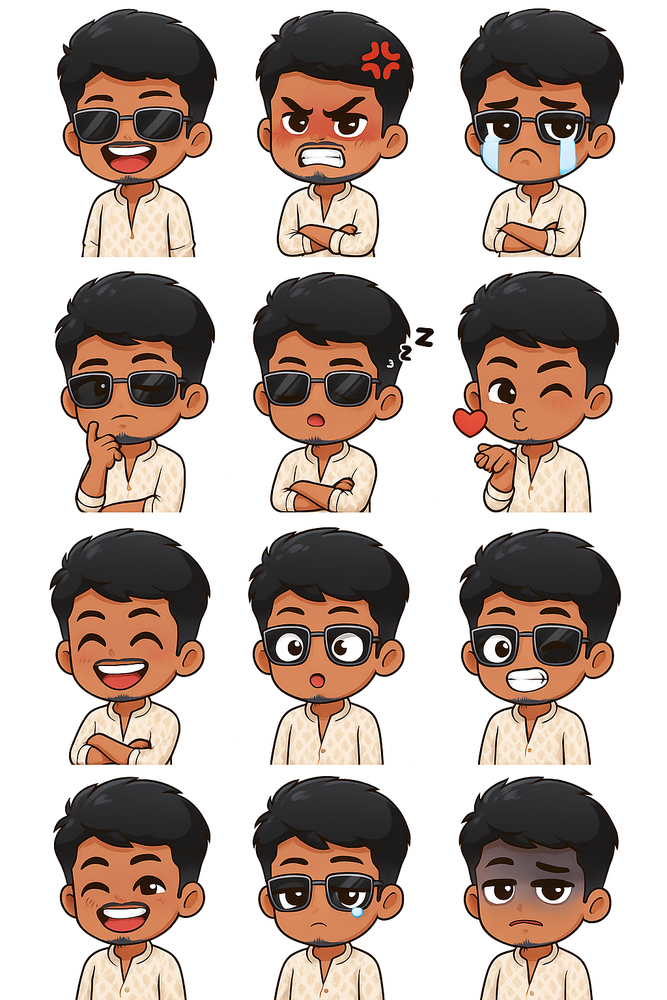
#> input picture image.png, 667 x 1000 px, shrunk from 1024 x 1536 before the run
$ python -i app.py   (imports and definitions only)
#> lines starting #> are read from the running program, lines starting #| are printed output that depends on the picture; after the words box and inside, x2 and y2 are one past the last pixel; in counts of white or black regions, pixels touching at a corner belong together
import streamlit as st
import os
import zipfile
import io
from PIL import Image, ImageFilter, ImageEnhance
import tempfile
import numpy as np
import cv2

# [266 lines left out: functions cut_stickers, create_zip_file, show_home_page, show_sticker_cutter, not called in this run]

def detect_grid_lines_improved(image):
    """
    Improved grid line detection using Hough Line Transform
    """
    img_array = np.array(image)
    gray = cv2.cvtColor(img_array, cv2.COLOR_RGB2GRAY)

    # Apply stronger blur to reduce noise
    blurred = cv2.GaussianBlur(gray, (5, 5), 0)

    # Use adaptive threshold for better edge detection
    edges = cv2.Canny(blurred, 30, 80, apertureSize=3)

    # Detect lines using Hough Line Transform
    lines = cv2.HoughLines(edges, 1, np.pi/180, threshold=int(min(image.size) * 0.3))

    h_lines = []
    v_lines = []

    if lines is not None:
        for line in lines:
            rho, theta = line[0]

            # Check if line is horizontal (theta close to 0 or pi)
            if abs(theta) < 0.1 or abs(theta - np.pi) < 0.1:
                y = int(rho / np.sin(theta)) if abs(np.sin(theta)) > 0.1 else int(rho)
                if 10 < y < image.size[1] - 10:  # Avoid edges
                    h_lines.append(y)

            # Check if line is vertical (theta close to pi/2)
            elif abs(theta - np.pi/2) < 0.1:
                x = int(rho / np.cos(theta)) if abs(np.cos(theta)) > 0.1 else int(rho)
                if 10 < x < image.size[0] - 10:  # Avoid edges
                    v_lines.append(x)

    return h_lines, v_lines

def analyze_grid_structure(image):
    """
    Dynamic grid analysis using multiple detection methods
    Returns: cols, rows, margin_x, margin_y
    """
    width, height = image.size

    # Method 1: Pattern repetition analysis
    try:
        pattern_cols, pattern_rows = detect_repeating_patterns(image)
    except Exception:
        pattern_cols, pattern_rows = 3, 3

    # Method 2: Content distribution analysis
    try:
        content_cols, content_rows = analyze_content_distribution(image)
    except Exception:
        content_cols, content_rows = 3, 3

    # Method 3: Line detection
    try:
        h_lines, v_lines = detect_grid_lines_improved(image)
        h_lines = [line for line in h_lines if 30 < line < height - 30]
        v_lines = [line for line in v_lines if 30 < line < width - 30]
        h_lines = sorted(list(set(h_lines)))
        v_lines = sorted(list(set(v_lines)))

        line_rows = len(h_lines) + 1 if 1 <= len(h_lines) <= 6 else 0
        line_cols = len(v_lines) + 1 if 1 <= len(v_lines) <= 6 else 0
    except Exception:
        line_rows, line_cols = 0, 0
        h_lines, v_lines = [], []

    # Combine results with voting system
    candidates = []
    if 2 <= pattern_cols <= 6 and 2 <= pattern_rows <= 6:
        candidates.append((pattern_cols, pattern_rows, "pattern"))
    if 2 <= content_cols <= 6 and 2 <= content_rows <= 6:
        candidates.append((content_cols, content_rows, "content"))
    if line_cols > 0 and line_rows > 0:
        candidates.append((line_cols, line_rows, "lines"))

    # Choose the most common result, or best one if no consensus
    if candidates:
        # Count votes for each grid size
        vote_count = {}
        for cols, rows, method in candidates:
            key = (cols, rows)
            if key not in vote_count:
                vote_count[key] = []
            vote_count[key].append(method)

        # Find the grid size with most votes
        best_key = max(vote_count.keys(), key=lambda k: len(vote_count[k]))
        cols, rows = best_key
        detection_methods = vote_count[best_key]
    else:
        # Fallback to aspect ratio if all methods fail
        cols, rows = fallback_aspect_ratio_analysis(width, height)
        detection_methods = ["fallback"]

    # Calculate margins
    if h_lines and v_lines:
        margin_y = min(h_lines[0] // 2, (height - h_lines[-1]) // 2, 50)
        margin_x = min(v_lines[0] // 2, (width - v_lines[-1]) // 2, 50)
    else:
        margin_x = max(5, min(30, width // (cols * 6)))
        margin_y = max(5, min(30, height // (rows * 6)))

    return cols, rows, int(margin_x), int(margin_y), detection_methods

# [38 lines left out: function fallback_aspect_ratio_analysis, not called in this run]

def detect_repeating_patterns(image):
    """
    Analyze image to detect repeating patterns that indicate grid structure
    """
    img_array = np.array(image)
    gray = cv2.cvtColor(img_array, cv2.COLOR_RGB2GRAY)
    height, width = gray.shape

    # Analyze horizontal patterns (to find rows)
    row_means = []
    for y in range(height):
        row_mean = np.mean(gray[y, :])
        row_means.append(row_mean)

    # Analyze vertical patterns (to find columns)
    col_means = []
    for x in range(width):
        col_mean = np.mean(gray[:, x])
        col_means.append(col_mean)

    # Find periodic patterns in the means
    rows = find_periodic_pattern(row_means, height)
    cols = find_periodic_pattern(col_means, width)

    return cols, rows

def find_periodic_pattern(signal, dimension):
    """
    Find the most likely number of repetitions in a signal
    """
    signal = np.array(signal)

    # Try different numbers of divisions
    best_score = 0
    best_divisions = 2

    for divisions in range(2, min(8, dimension // 50)):  # Test 2-7 divisions, but ensure each cell is at least 50px
        segment_size = len(signal) // divisions
        if segment_size < 20:  # Each segment should be at least 20 pixels
            continue

        segments = []
        for i in range(divisions):
            start = i * segment_size
            end = start + segment_size
            if end <= len(signal):
                segments.append(signal[start:end])

        if len(segments) < 2:
            continue

        # Calculate similarity between segments
        score = 0
        comparisons = 0
        for i in range(len(segments)):
            for j in range(i + 1, len(segments)):
                # Compute correlation between segments
                corr = np.corrcoef(segments[i], segments[j])[0, 1]
                if not np.isnan(corr):
                    score += abs(corr)
                    comparisons += 1

        if comparisons > 0:
            avg_score = score / comparisons
            if avg_score > best_score:
                best_score = avg_score
                best_divisions = divisions

    return best_divisions

def analyze_content_distribution(image):
    """
    Analyze content distribution to estimate grid size
    """
    img_array = np.array(image)
    gray = cv2.cvtColor(img_array, cv2.COLOR_RGB2GRAY)

    # Apply edge detection
    edges = cv2.Canny(gray, 50, 150)

    # Find content regions (non-empty areas)
    height, width = edges.shape

    # Divide image into potential grid cells and analyze content density
    best_cols, best_rows = 3, 3  # fallback
    best_score = 0

    # Test different grid configurations
    for test_cols in range(2, 7):
        for test_rows in range(2, 7):
            cell_width = width // test_cols
            cell_height = height // test_rows

            # Skip if cells would be too small
            if cell_width < 50 or cell_height < 50:
                continue

            content_densities = []

            # Calculate content density for each cell
            for row in range(test_rows):
                for col in range(test_cols):
                    x1 = col * cell_width
                    y1 = row * cell_height
                    x2 = x1 + cell_width
                    y2 = y1 + cell_height

                    cell = edges[y1:y2, x1:x2]
                    density = np.sum(cell) / (cell_width * cell_height)
                    content_densities.append(density)

            # Good grids should have similar content densities across cells
            if len(content_densities) > 1:
                density_std = np.std(content_densities)
                density_mean = np.mean(content_densities)

                # Score based on consistency (low std dev) and sufficient content
                if density_mean > 0:
                    consistency_score = 1 / (1 + density_std / density_mean)
                    content_score = min(1.0, density_mean / 50)  # Normalize content score
                    total_score = consistency_score * content_score

                    if total_score > best_score:
                        best_score = total_score
                        best_cols = test_cols
                        best_rows = test_rows

    return best_cols, best_rows

# [160 lines left out: functions estimate_grid_by_aspect_ratio, detect_optimal_margins, main, not called in this run]

# [2 lines not run here, left out]

>>> from PIL import Image
>>> picture = Image.open('image.png')
#> picture is the input picture: PIL image 667x1000 RGB; mean R, G, B 189.1, 173.8, 165.5
>>> result = analyze_grid_structure(picture)
#> in detect_repeating_patterns, `gray = cv2.cvtColor(img_array, cv2.COLOR_RGB2GRAY)`:
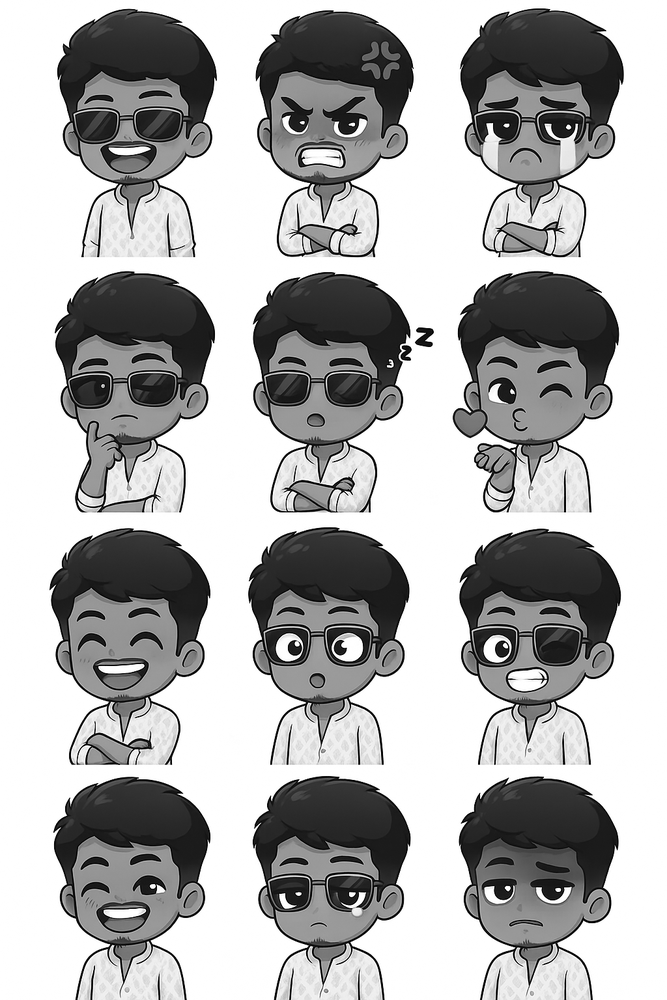
#> gray: shape (1000, 667); min 0, max 255, mean 177.4
#> the loop in detect_repeating_patterns, `for y in range(height):` made 1000 passes
#> row_mean on passes 1 to 3: 254.8, 254.8, 254.9
#> after the loop in detect_repeating_patterns, `for y in range(height):`: row_means = 1000 values, max 254.9 at index 266, min 90.5 at index 331, mean 177.4
#> the loop in detect_repeating_patterns, `for x in range(width):` made 667 passes
#> after the loop in detect_repeating_patterns, `for x in range(width):`: col_means = 667 values, max 254.9 at index 655, min 114.6 at index 329, mean 177.4
#> in find_periodic_pattern, `signal = np.array(signal)`: signal has the same summary as row_means in detect_repeating_patterns
#> the loop in find_periodic_pattern, `for divisions in range(2, min(8, dimension // 50)):` made 6 passes
#> segment_size on passes 1 to 6: 500, 333, 250, 200, 166, 142
#> after the loop in find_periodic_pattern, `for divisions in range(2, min(8, dimension // 50)):`: best_divisions = 4; best_score = 0.885
#> in detect_repeating_patterns, `rows = find_periodic_pattern(row_means, height)`: rows = 4
#> the loop in find_periodic_pattern (call 2), `for divisions in range(2, min(8, dimension // 50)):` made 6 passes
#> segment_size on passes 1 to 6: 333, 222, 166, 133, 111, 95
#> in detect_repeating_patterns, `cols = find_periodic_pattern(col_means, width)`: cols = 6
#> in analyze_grid_structure, `pattern_cols, pattern_rows = detect_repeating_patterns(image)`: pattern_rows = 4
#> in analyze_content_distribution, `edges = cv2.Canny(gray, 50, 150)`:
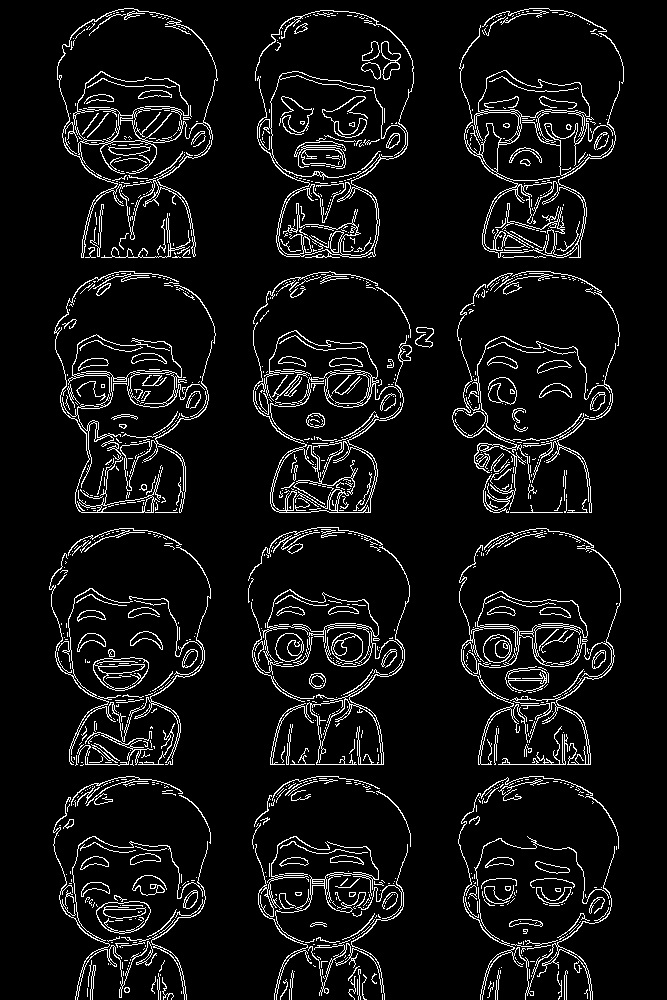
#> edges: shape (1000, 667); 7.2% white in thin lines or dots, all inside (x1, y1, x2, y2) = (49, 8, 624, 1000)
#> after the loop in analyze_content_distribution, `for test_cols in range(2, 7):`: best_cols = 3; best_rows = 2; best_score = 0.353
#> in analyze_grid_structure, `content_cols, content_rows = analyze_content_distribution(image)`: content_cols = 3; content_rows = 2
#> in detect_grid_lines_improved, `edges = cv2.Canny(blurred, 30, 80, apertureSize=3)`:
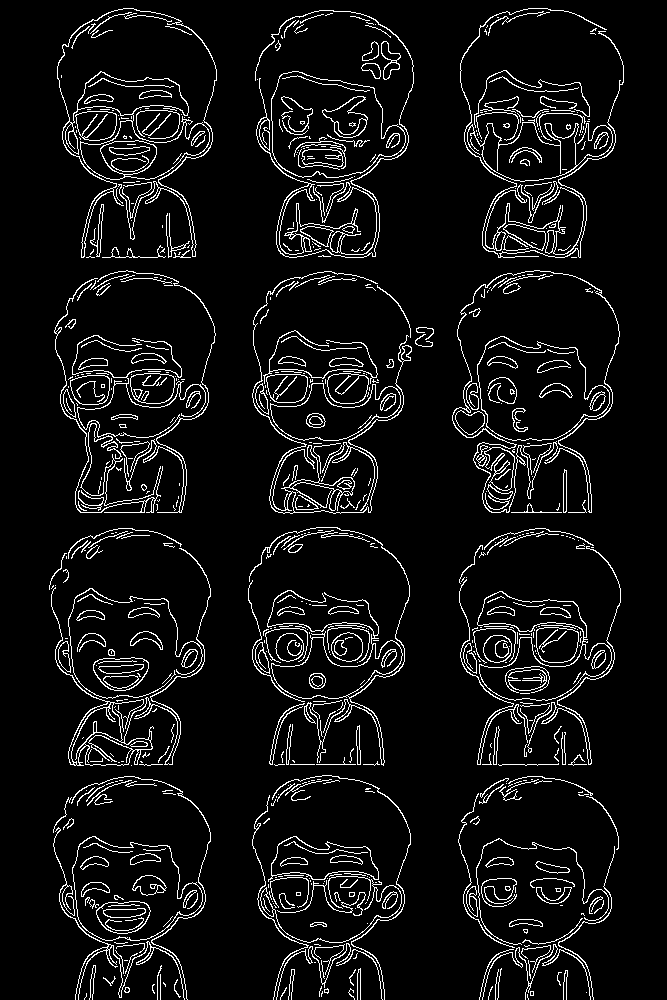
#> edges: shape (1000, 667); 6.9% white in thin lines or dots, all inside (x1, y1, x2, y2) = (49, 8, 624, 1000)
#> in detect_grid_lines_improved, `lines = cv2.HoughLines(edges, 1, np.pi/180, threshold=int(min(image.si..`: lines = [[764, 1.57], [512, 1.57]]
#> the loop in detect_grid_lines_improved, `for line in lines:` made 2 passes
#> (rho, theta, x) on passes 1 to 2: (764, 1.57, 764), (512, 1.57, 512)
#> after the loop in detect_grid_lines_improved, `for line in lines:`: h_lines = []; v_lines = [512]
#> in analyze_grid_structure, `h_lines, v_lines = detect_grid_lines_improved(image)`: h_lines = []; v_lines = [512]
#> in analyze_grid_structure, `line_rows = len(h_lines) + 1 if 1 <= len(h_lines) <= 6 else 0`: line_rows = 0
#> in analyze_grid_structure, `line_cols = len(v_lines) + 1 if 1 <= len(v_lines) <= 6 else 0`: line_cols = 2
#> the loop in analyze_grid_structure, `for cols, rows, method in candidates:` made 2 passes
#> (cols, rows, method) on passes 1 to 2: (6, 4, 'pattern'), (3, 2, 'content')
#> after the loop in analyze_grid_structure, `for cols, rows, method in candidates:`: vote_count = {(6, 4): ['pattern'], (3, 2): ['content']}
#> in analyze_grid_structure, `best_key = max(vote_count.keys(), key=lambda k: len(vote_count[k]))`: best_key = (6, 4)
#> in analyze_grid_structure, `cols, rows = best_key`: cols = 6; rows = 4
#> in analyze_grid_structure, `detection_methods = vote_count[best_key]`: detection_methods = ['pattern']
#> in analyze_grid_structure, `margin_x = max(5, min(30, width // (cols * 6)))`: margin_x = 18
#> in analyze_grid_structure, `margin_y = max(5, min(30, height // (rows * 6)))`: margin_y = 30
#> result = (6, 4, 18, 30, ['pattern'])
